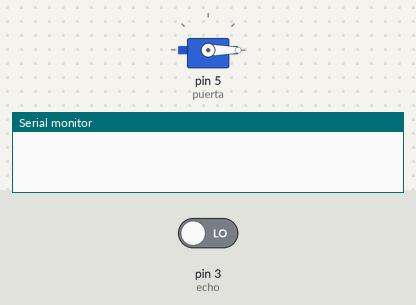
Simulated run of this sketch. Board: Arduino Uno, built with avr-gcc and run on an emulated ATmega328P. On the bench: servo, the last lines printed to the serial monitor. Inputs (shaded band) come from the test bench; at power-on: pin 3 (echo) LOW.

Above: at 0.05 s.
At 2.0 s:
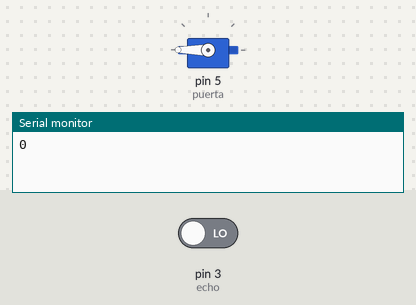
Timing chart, 0 to 6.9 s (numbered marks = the images above):
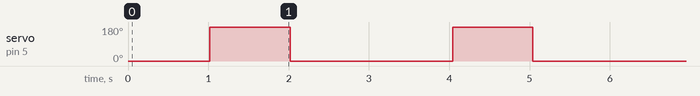

The sketch:

planta.ino
```cpp
#include <Servo.h>
Servo puerta;


int trig = 2;
int echo = 3;
int tiempo;
int distancia;
int angulo = 0;
void setup()
{
  Serial.begin(9600);
  pinMode(trig, OUTPUT);
  pinMode(echo, INPUT);
  puerta.attach(5); // PWM
  puerta.write(0);
}

void loop()
{
  digitalWrite(trig, HIGH);
  delay(10);
  digitalWrite(trig, LOW);
  tiempo = pulseIn(echo, HIGH);
  distancia = tiempo/58.2;
  Serial.println(distancia);
  delay(10);
  if(distancia<=20){
    puerta.write(180);
    delay(1000);
    puerta.write(0);
    delay(1000);
  }
  else{
  //Primera iteración, girar de 0 a 20 grados con incremento 1
  for (angulo = 0; angulo <= 20 or distancia<=20; angulo += 1) {
    //le decimos al servo que vaya al ángulo dado
    puerta.write(angulo);
    Serial.println(angulo); //imprimimos angulo actual
    delay(20); //pequeño delay para evitar problemas
  }
  //Segunda iteración, girar devuelta de 20 a 0 grados con incremento 1
  for (angulo = 20; angulo >= 0 or distancia<=20; angulo -= 1) {
    puerta.write(angulo);
    Serial.println(angulo); //imprimimos angulo actual
    delay(20); //pequeño delay para evitar problemas
  }
   //pausa antes de volver a girar
  }
}
```

Measured:
- by itself, servo on pin 5 (puerta): alternates 180° for 1.0 s and 0° for 2.0 s
